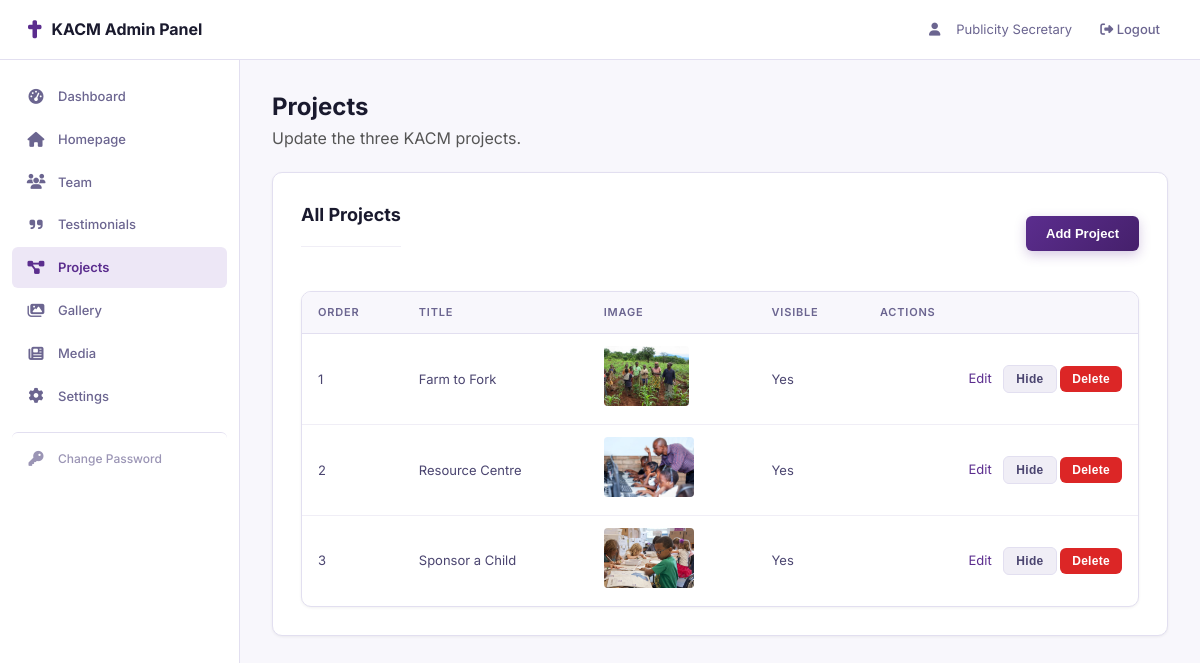
The app's page /admin/projects.php (signed in) with its own data.
### tables this page shows
CREATE TABLE projects (
    id INT AUTO_INCREMENT PRIMARY KEY,
    title VARCHAR(255) NOT NULL,
    tagline VARCHAR(500) DEFAULT '',
    description TEXT DEFAULT '',
    image VARCHAR(255) DEFAULT '',
    features TEXT DEFAULT '',
    display_order INT DEFAULT 0,
    visible TINYINT(1) DEFAULT 1
);

### admin/projects.php (the view, shortened to what this page needs)
<?php
require_once 'header.php';
$db = getDB();
$projects = $db->query('SELECT * FROM projects ORDER BY display_order ASC')->fetchAll();
?>
<h2>Projects</h2>
<p style="color:#555; margin-bottom:20px;">Update the three KACM projects.</p>
<div class="card">
  <div class="page-header"><h2>All Projects</h2><button class="btn btn-primary" onclick="showForm(0)">Add Project</button></div>
  <div class="table-wrap">
    <table>
      <thead><tr><th>Order</th><th>Title</th><th>Image</th><th>Visible</th><th>Actions</th></tr></thead>
      <tbody>
        <?php foreach ($projects as $p): ?>
        <tr>
          <td><?= $p['display_order'] ?></td>
          <td><?= htmlspecialchars($p['title']) ?></td>
          <td><?php if ($p['image']): ?><img src="uploads/projects/<?= htmlspecialchars($p['image']) ?>" class="img-preview" alt=""><?php else: ?>—<?php endif; ?></td>
          <td><?= $p['visible'] ? 'Yes' : 'No' ?></td>
          <td class="actions">
            <a href="#" onclick="edit(<?= $p['id'] ?>, '<?= htmlspecialchars(addslashes($p['title'])) ?>', '<?= htmlspecialchars(addslashes($p['tagline'])) ?>', '<?= htmlspecialchars(addslashes($p['description'])) ?>', '<?= htmlspecialchars(addslashes($p['features'])) ?>', <?= $p['display_order'] ?>, '<?= htmlspecialchars(addslashes($p['image'])) ?>')">Edit</a>
            <form method="POST" style="display:inline"><button type="submit" class="btn btn-sm btn-secondary"><?= $p['visible'] ? 'Hide' : 'Show' ?></button></form>
            <form method="POST" style="display:inline" onsubmit="return confirm('Delete?')"><button type="submit" class="btn btn-sm btn-danger">Delete</button></form>
          </td>
        </tr>
        <?php endforeach; ?>
      </tbody>
    </table>
  </div>
</div>
<?php require_once 'footer.php'; ?>

### admin/css/admin.css (style rules this page uses)
* { margin: 0; padding: 0; box-sizing: border-box; }
:root { --primary: #5B2D8E; --primary-dark: #45206B; --primary-light: #7B4DB8; --primary-subtle: #EDE7F6; --secondary: #C9A84C; --secondary-dark: #A88A35; --dark: #1A1A2E; --dark-card: #1e1e3a; --gray-50: #f8f7fc; --gray-100: #f0eef6; --gray-200: #e2dff0; --gray-300: #c5c0d9; --gray-400: #9b95b5; --gray-500: #6b6590; --gray-600: #4b4570; --success: #059669; --danger: #dc2626; --warning: #d97706; --radius: 10px; --radius-sm: 6px; --radius-lg: 16px; --shadow-sm: 0 1px 3px rgba(0,0,0,0.06); --shadow: 0 4px 16px rgba(0,0,0,0.08); --shadow-lg: 0 12px 40px rgba(0,0,0,0.12); --transition: 0.25s cubic-bezier(0.4, 0, 0.2, 1); }
body { font-family: 'Inter', -apple-system, BlinkMacSystemFont, sans-serif; background: var(--gray-50); color: var(--dark); line-height: 1.6; }
a { text-decoration: none; color: var(--primary); }
.btn { display: inline-flex; align-items: center; gap: 6px; padding: 10px 20px; border-radius: var(--radius-sm); font-size: 13px; font-weight: 600; cursor: pointer; border: none; transition: all var(--transition); letter-spacing: 0.3px; white-space: nowrap; }
.btn-primary { background: linear-gradient(135deg, var(--primary), var(--primary-dark)); color: #fff; box-shadow: 0 4px 12px rgba(91,45,142,0.25); }
.btn-secondary { background: var(--gray-100); color: var(--gray-600); border: 1px solid var(--gray-200); }
.btn-danger { background: var(--danger); color: #fff; }
.btn-sm { padding: 6px 12px; font-size: 12px; }
.page-header { display: flex; align-items: center; justify-content: space-between; margin-bottom: 24px; }
.page-header h2 { font-family: 'Inter', sans-serif; font-size: 20px; font-weight: 700; color: var(--dark); display: flex; align-items: center; gap: 10px; }
.page-header .btn { text-transform: none; letter-spacing: 0; }
.table-wrap { background: #fff; border-radius: var(--radius); box-shadow: var(--shadow-sm); border: 1px solid var(--gray-200); overflow: hidden; }
table { width: 100%; border-collapse: collapse; }
table th { background: var(--gray-50); text-align: left; padding: 12px 16px; font-size: 11px; font-weight: 600; color: var(--gray-500); text-transform: uppercase; letter-spacing: 0.8px; border-bottom: 1px solid var(--gray-200); }
table td { padding: 12px 16px; font-size: 13px; color: var(--gray-600); border-bottom: 1px solid var(--gray-100); vertical-align: middle; }
table tr:last-child td { border-bottom: none; }
table .actions { white-space: nowrap; text-align: right; }
table .actions a { margin-left: 6px; font-size: 13px; padding: 4px 8px; border-radius: 4px; transition: all var(--transition); }
.card { background: #fff; border-radius: var(--radius); box-shadow: var(--shadow-sm); border: 1px solid var(--gray-200); padding: 28px; margin-bottom: 16px; }
.card h2 { font-family: 'Inter', sans-serif; font-size: 18px; font-weight: 700; margin-bottom: 20px; padding-bottom: 16px; border-bottom: 1px solid var(--gray-100); color: var(--dark); }
.img-preview { max-width: 100px; max-height: 60px; border-radius: 4px; object-fit: cover; }

### records on screen
projects: display_order "1", title "Farm to Fork", image (picture), visible "Yes"
projects: display_order "2", title "Resource Centre", image (picture), visible "Yes"
projects: display_order "3", title "Sponsor a Child", image (picture), visible "Yes"

### other values on screen
$_SESSION['display_name'] "Publicity Secretary"
